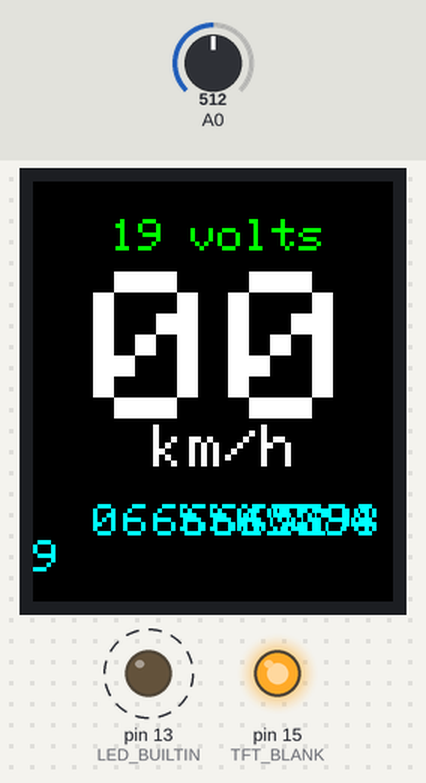
This sketch was run on a simulated Arduino Uno, built for the host (arithmetic inside an expression is 32-bit, double 64-bit). Parts: 240×280 colour display, output pins drawn as LEDs (lit = HIGH). Dashed ring = blinking. Inputs (shaded band) come from the test bench; at power-on: A0 = 512. EEPROM starts erased; what the sketch prints to the serial monitor is not drawn.

Above: at 1.49 s.
1.5 s: A0 set to 716
At 1.6 s:
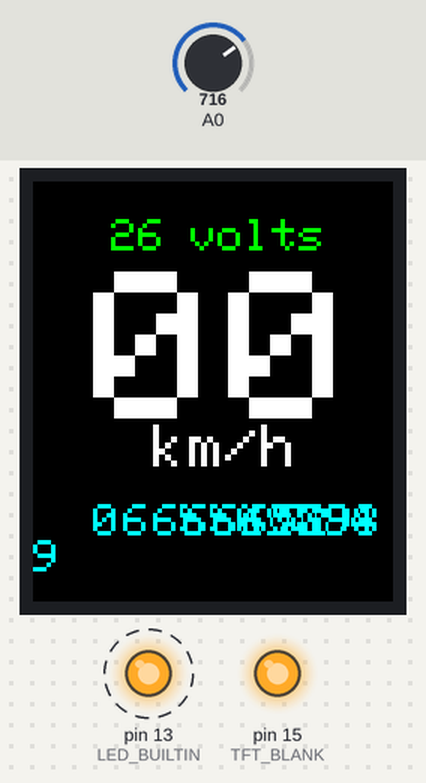
3.3 s: A0 set to 900
At 3.56 s:
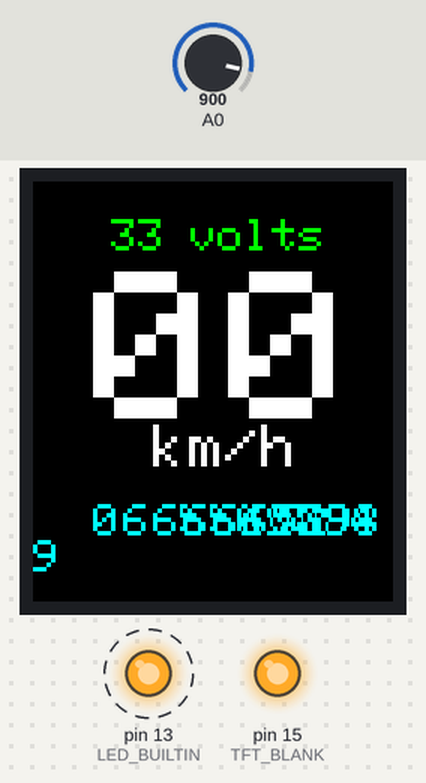
4.8 s: A0 set to 1023
At 10.29 s:
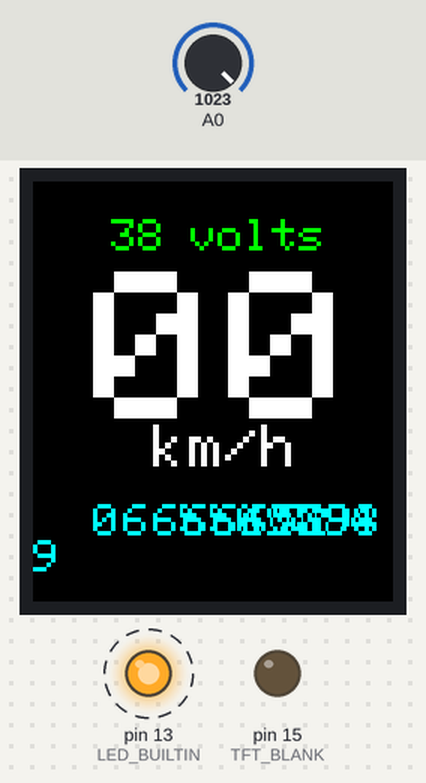
Timing chart, 0 to 12.3 s (numbered marks = the images above; inputs shaded):
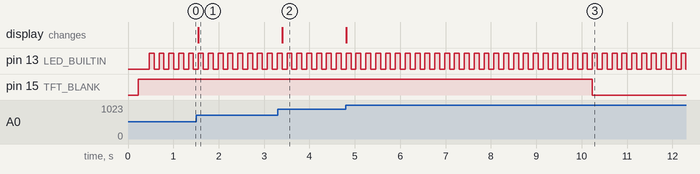

Measured:
- after the input at 1.5 s, the display: changes after 0.05 s (image 1)
- after the input at 3.3 s, the display: changes after 0.10 s (image 2)
- after the input at 4.8 s, the display: changes at once (image 3)
- by itself, pin 13 (LED_BUILTIN): alternates HIGH for 0.11 s and LOW for 0.11 s

The sketch:

lime.ino
```cpp
#include <Adafruit_GFX.h>
#include <Adafruit_ST7789.h>
#include <SPI.h>
#include <EEPROM.h>

#define RX_BUFFER_SIZE 14
#define TX_BYTE_SIZE 20
#define PI 3.14159
#define METERS_PER_KM 1000
#define HECTOMETERS_PER_KM 10
#define INTERVAL_IN_MS 100
#define ONE_SECOND_IN_MS 1000
#define MM_PER_METER 1000
#define SECONDS_IN_ONE_HOUR 3600
#define WHEEL_DIAMETER_IN_MM 254
#define BLANKING_INTERVAL_IN_SEC 10

#define TFT_CS -1
#define TFT_RST        4 // D2 from RES pin on display
#define TFT_DC         5 // D1 from DC pin on display
#define TFT_SCLK 14  // D5 Clock out, from SCL on display
#define TFT_MOSI 13  // D7 Data out, from SDA on display
#define TFT_BLANK 15 // D8 Blank, low/hi to sleep, BLK on the display

Adafruit_ST7789 tft = Adafruit_ST7789(TFT_CS, TFT_DC, TFT_RST);

float current_speed_in_meters_per_second = 0;
float current_speed_in_km_per_hour;
float last_speed_in_km_per_hour = 0;
double current_odometer = 0; // in meters
unsigned long eeprom_odometer_in_hm = 0;
double last_odometer = 0;
float last_volts;

unsigned long last_odometer_update_in_millis;
unsigned long last_moving_time_in_millis;

uint8_t screen_is_blanked;

void setup_tft() {
  screen_is_blanked = 0;
  last_moving_time_in_millis = millis();
  tft.init(240, 280, SPI_MODE3);
  tft.setSPISpeed(10000000);
  tft.setRotation(2);
  tft.fillScreen(ST77XX_BLACK);
}

void wake_tft() {
  setup_tft();
  draw_kmh_legend();
  draw_battery_legend();
  display_odometer(1);
  set_screen_blank(0);
}

void setup() {
  pinMode(LED_BUILTIN, OUTPUT);
  pinMode(A0, INPUT);
  pinMode(TFT_BLANK, OUTPUT);
  Serial.begin(9600);
  EEPROM.begin(4);
  wake_tft();
  last_odometer_update_in_millis = millis();
  //  zero_odometer_to_eeprom();
  read_odometer_from_eeprom();
}

void loop() {
  receive_controller_msg();
  send_controller_settings();
  float current_volts = get_battery_voltage();
  display_battery_voltage(current_volts);
  compute_odometer(current_volts);
  display_odometer(0);
  display_speed();

  toggle_onboard_led();
  if (last_moving_time_in_millis + ONE_SECOND_IN_MS * BLANKING_INTERVAL_IN_SEC  < millis()) {
    set_screen_blank(1);
  } else if (screen_is_blanked) {
    set_screen_blank(0);
  }

  if ( floor(current_odometer / METERS_PER_KM * HECTOMETERS_PER_KM) > eeprom_odometer_in_hm) {
    write_odometer_to_eeprom();
  }
  last_speed_in_km_per_hour = current_speed_in_km_per_hour;
  last_odometer = current_odometer;
  last_volts = current_volts;

  delay(INTERVAL_IN_MS);
}

void zero_odometer_to_eeprom() {
  EEPROM.put(0, (unsigned long) 0 );
  EEPROM.commit();
}


void write_odometer_to_eeprom() {
  EEPROM.put(0, (unsigned long) floor(current_odometer / METERS_PER_KM * HECTOMETERS_PER_KM) );
  EEPROM.commit();
}

void read_odometer_from_eeprom() {
  EEPROM.get(0, eeprom_odometer_in_hm);
  current_odometer = eeprom_odometer_in_hm * METERS_PER_KM / HECTOMETERS_PER_KM;
}

void set_screen_blank(uint8_t is_blanked) {
  digitalWrite(15, (is_blanked) ? LOW : HIGH );
  screen_is_blanked = is_blanked;
}

float get_speed_in_meters_per_second(byte* frame_buf) {
  byte MSB = frame_buf[8];
  byte LSB = frame_buf[9];
  // I counted 82 revs in 60s while reading 2000ms for rotation_time_in_ms, yielding the 2.7 adjustment.
  float fudge = 2.7;
  unsigned int rotation_time_in_ms = (MSB << 8) + LSB;
  float wheel_circumference_mm = PI * WHEEL_DIAMETER_IN_MM;
  float rotations_per_second = ONE_SECOND_IN_MS / ( (float) rotation_time_in_ms / fudge );
  float speed_in_meters_per_second = rotations_per_second * wheel_circumference_mm  / MM_PER_METER;


  if (MSB == 0x17 && LSB == 0x70)
    speed_in_meters_per_second = 0;

  return (speed_in_meters_per_second);
}

bool valid_checksum(byte* frame_buf) {
  byte xor_checksum = 0;
  byte *p;
  byte tmp;
  for (p = frame_buf; p < frame_buf + (RX_BUFFER_SIZE - 1); p++) {
    tmp = *p;
    xor_checksum = xor_checksum ^ tmp;
  }
  return (xor_checksum == frame_buf[RX_BUFFER_SIZE - 1]);
}

float get_battery_voltage() {
  unsigned int adc_voltage = analogRead(A0);
  float volts = adc_voltage / 1023.0;
  return (volts * 38);
}

unsigned int led = 0;

void toggle_onboard_led() {
  if (led == 0) {
    digitalWrite(LED_BUILTIN, HIGH);
    led = 1;
  } else {
    digitalWrite(LED_BUILTIN, LOW);
    led = 0;
  }

}

byte rx_buffer[RX_BUFFER_SIZE];
unsigned int rx_idx = 0;

void send_controller_settings() {
  // byte tx_buf[] = { 0x01, 0x14, 0x01, 0x01, 0x05, 0x80, 0x50, 0x00, 0x5f, 0x01, 0x05, 0x00, 0x64, 0x16, 0x01, 0x22, 0x00, 0x00, 0x16, 0xdc }; // speed 1
  byte tx_buf[] = { 0x01, 0x14, 0x01, 0x01, 0x0f, 0x80, 0x50, 0x00, 0x5f, 0x01, 0x05, 0x00, 0x64, 0x16, 0x01, 0x22, 0x00, 0x00, 0x16, 0xd6 }; // speed 3
  unsigned int bytes_tx;
  bytes_tx = Serial.write(tx_buf, TX_BYTE_SIZE);
  if (bytes_tx != TX_BYTE_SIZE) {
    //display_tx_error(bytes_tx);
  }
}

void drain_serial() {
  while (Serial.available() > 0) {
    Serial.readBytes(rx_buffer, RX_BUFFER_SIZE);
  }
}

void receive_controller_msg() {
  while (Serial.available() > 0) {
    int rlen = Serial.readBytes(rx_buffer + rx_idx, 1);
    rx_idx = rx_idx + rlen;
    if (rx_idx == RX_BUFFER_SIZE) {
      if (valid_checksum(rx_buffer)) {
        current_speed_in_meters_per_second = get_speed_in_meters_per_second(rx_buffer);
        if (current_speed_in_meters_per_second > 0)
          last_moving_time_in_millis = millis();
      } else {
        drain_serial();
        //        display_checksum_error();
      }
      rx_idx = 0;
    }
  }
}

void compute_odometer(float current_volts) {
  unsigned long now_in_millis = millis();
  unsigned long duration_in_millis = now_in_millis - last_odometer_update_in_millis;
  float duration_in_seconds = (float) duration_in_millis / ONE_SECOND_IN_MS;
  if ( (int) current_volts > 5) // is the scooter on?
    current_odometer = current_odometer + current_speed_in_meters_per_second * duration_in_seconds;
  last_odometer_update_in_millis = now_in_millis;
}

#define SPEED_CHAR1_OFFSET 40
#define SPEED_CHAR2_OFFSET 130
#define SPEED_VERT_OFFSET 60

#define ODOMETER_CHAR1_OFFSET 40
#define ODOMETER_VERT_OFFSET 215
#define ODOMETER_CHAR_INC_OFFSET 20

#define VOLTS_CHAR1_OFFSET 52
#define VOLTS_VERT_OFFSET 25

#define SPEED_UNITS_OFFSET 80
#define SPEED_UNITS_VERT_OFFSET 162

void draw_kmh_legend() {
  tft.setTextSize(4);
  tft.setTextColor(ST77XX_WHITE);
  tft.setCursor(SPEED_UNITS_OFFSET, SPEED_UNITS_VERT_OFFSET);
  tft.print( "km/h");
}

void draw_battery_legend() {
  tft.setTextSize(3);
  tft.setTextColor(ST77XX_GREEN);
  tft.setCursor(VOLTS_CHAR1_OFFSET + 53, VOLTS_VERT_OFFSET);
  tft.print( "volts");
}

void display_battery_voltage(float current_volts) {
  if (current_volts >= last_volts + 10 ||
      current_volts <= last_volts - 10  )
    wake_tft(); // turning it on or off fucks up the SPI. Maybe it needs shielding?
  tft.setTextSize(3);
  char buffer[8];
  if ((int) current_volts != (int) last_volts) {
    tft.setTextColor(ST77XX_BLACK);
    tft.setCursor(VOLTS_CHAR1_OFFSET, VOLTS_VERT_OFFSET);
    sprintf(buffer, "%02d", (int) last_volts);
    tft.print(buffer);
  }
  tft.setTextColor(ST77XX_GREEN);
  tft.setCursor(VOLTS_CHAR1_OFFSET, VOLTS_VERT_OFFSET);
  sprintf(buffer, "%02d", (int) current_volts);
  tft.print(buffer);
}
void XXX_init_odometer(void) {
  unsigned int offset = 0;
  tft.setTextSize(3);
  tft.setTextColor(ST77XX_CYAN);
  for (int idx = 7; idx >= 0; idx--) {
    tft.setCursor(ODOMETER_CHAR1_OFFSET + offset, ODOMETER_VERT_OFFSET);
    tft.print(0);
    offset = offset + ODOMETER_CHAR_INC_OFFSET;
  }
}

void display_odometer(uint8_t is_init) {
  if  ( !is_init && (unsigned long) current_odometer == (unsigned long) last_odometer )
    return;

  double current_odometer_copy = current_odometer;
  double last_odometer_copy = last_odometer;

  unsigned int last_odometer_previous_msd = 0;
  unsigned int current_odometer_previous_msd = 0;
  unsigned int offset = 0;
  char buffer[16];

  for (int idx = 7; idx >= 0; idx--) {
    last_odometer_copy = last_odometer_copy - last_odometer_previous_msd;
    unsigned int last_odometer_sd = last_odometer_copy / pow(10, idx);
    last_odometer_previous_msd = last_odometer_sd * pow(10, idx);

    current_odometer_copy = current_odometer_copy - current_odometer_previous_msd;
    unsigned int current_odometer_sd = current_odometer_copy / pow(10, idx);
    current_odometer_previous_msd = current_odometer_sd * pow(10, idx);

    if (is_init || current_odometer_sd != last_odometer_sd ) {
      tft.setTextSize(3);
      // erase old digit
      tft.setTextColor(ST77XX_BLACK);
      tft.setCursor(ODOMETER_CHAR1_OFFSET + offset, ODOMETER_VERT_OFFSET);
      tft.print(last_odometer_sd);
      // write new digit
      tft.setTextColor(ST77XX_CYAN);
      tft.setCursor(ODOMETER_CHAR1_OFFSET + offset, ODOMETER_VERT_OFFSET);
      tft.print(current_odometer_sd);
    }
    offset = offset + ODOMETER_CHAR_INC_OFFSET;
  }
}

void display_speed(void) {
  uint8_t t_speed;
  uint8_t o_speed;
  uint8_t lt_speed;
  uint8_t lo_speed;

  tft.setTextSize(14);

  current_speed_in_km_per_hour = current_speed_in_meters_per_second * 60 * 60 / 1000;

  t_speed = current_speed_in_km_per_hour / 10;
  o_speed = current_speed_in_km_per_hour - (t_speed * 10);
  lt_speed = last_speed_in_km_per_hour / 10;
  lo_speed = last_speed_in_km_per_hour - (lt_speed * 10);

  if (t_speed != lt_speed) {
    tft.setTextColor(ST77XX_BLACK);
    tft.setCursor(SPEED_CHAR1_OFFSET, SPEED_VERT_OFFSET);
    tft.print(lt_speed);
  }
  if (o_speed != lo_speed) {
    tft.setTextColor(ST77XX_BLACK);
    tft.setCursor(SPEED_CHAR2_OFFSET, SPEED_VERT_OFFSET);
    tft.print(lo_speed);
  }
  tft.setTextColor(ST77XX_WHITE);
  tft.setCursor(SPEED_CHAR1_OFFSET, SPEED_VERT_OFFSET);
  tft.print(t_speed);
  tft.setCursor(SPEED_CHAR2_OFFSET, SPEED_VERT_OFFSET);
  tft.print(o_speed);
}

void display_error(char *msg) {
  tft.fillRect(0, 0,  240, 15, ST77XX_RED);
  tft.setTextSize(2);
  tft.setTextColor(ST77XX_WHITE);
  tft.setCursor(0, 0);
  char buffer[24];
  char small_buffer[24];
  strncpy(small_buffer, msg, 24 - 1);
  sprintf(buffer, "%s", small_buffer);
  tft.print(buffer);
}

void display_tx_error(unsigned int bytes) {
  char str[24];
  sprintf(str, "error: tx %d bytes", bytes);
  display_error(str);
}

void display_checksum_error() {
  char str[24];
  sprintf(str, "error: bad checksum");
  display_error(str);
}
```
